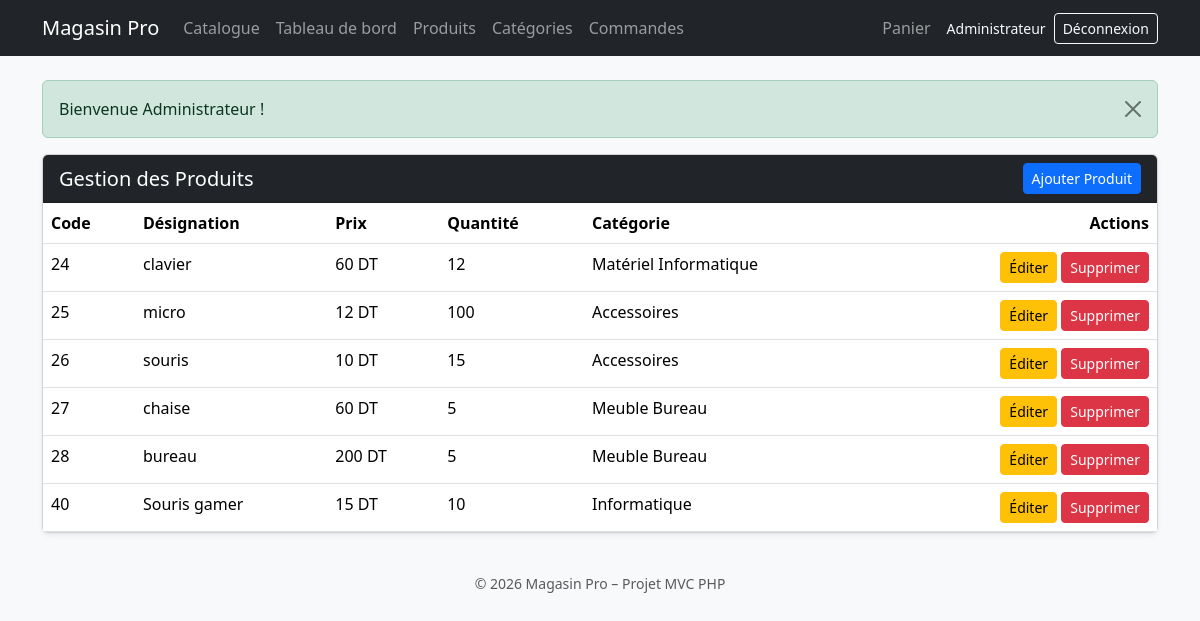
The page /index.php?controller=produit&action=index (signed in) on the database its author committed.
### tables this page shows
CREATE TABLE produit (
    code           INT AUTO_INCREMENT PRIMARY KEY,
    designation    VARCHAR(250) NOT NULL,
    prix           INT NOT NULL,
    qte            INT NOT NULL,
    code_categorie INT NOT NULL,
    CONSTRAINT fk_produit_categorie FOREIGN KEY (code_categorie) REFERENCES categorie(code)
);

CREATE TABLE categorie (
    code INT AUTO_INCREMENT PRIMARY KEY,
    nom  VARCHAR(50) NOT NULL
);

### app/Controllers/Controller.php (called while the page is built, shortened)
<?php
abstract class Controller
{
    protected function render(string $view, array $data = []): void
    {
        $data['user']      = Auth::user();
        $data['cartCount'] = Panier::count();
        $data['flash']     = $this->pullFlash();
        extract($data);
        require '../app/Views/layouts/header.php';
        require '../app/Views/' . $view . '.php';
        require '../app/Views/layouts/footer.php';
    }
    private function pullFlash(): ?array
    {
        $flash = $_SESSION['flash'] ?? null;
        return $flash;
    }
}

### app/Controllers/ProduitController.php (called while the page is built, shortened)
<?php
class ProduitController extends Controller
{
    private ProduitModel $produits;
    public function __construct()
    {
        $this->produits = new ProduitModel();
    }
    public function index(): void
    {
        $this->render('produits/index', [
            'title'    => 'Gestion des produits',
            'produits' => $this->produits->findAllWithCategorie(),
        ]);
    }
}

### public/index.php (called while the page is built, shortened)
<?php
require '../app/init.php';
$action         = isset($_GET['action']) ? $_GET['action'] : 'index';
$controller = new $className();
$controller->$action();

### app/init.php (called while the page is built, shortened)
<?php
function e($value): string
{
    return htmlspecialchars((string) $value, ENT_QUOTES, 'UTF-8');
}
function url(string $controller, string $action = 'index', array $params = []): string
{
    return 'index.php?' . http_build_query(['controller' => $controller, 'action' => $action] + $params);
}

### app/Models/ProduitModel.php (called while the page is built, shortened)
<?php
class ProduitModel extends Model
{
    public function findAllWithCategorie(): array
    {
        $sql = "SELECT p.code, p.designation, p.prix, p.qte, c.nom AS categorie
                FROM produit p LEFT JOIN categorie c ON p.code_categorie = c.code
                ORDER BY p.code";
        return $this->db->query($sql)->fetchAll();
    }
}

### app/Views/produits/index.php (the view, shortened to what this page needs)
<div class="card shadow-sm">
    <div class="card-header bg-dark text-white d-flex justify-content-between align-items-center">
        <h5 class="mb-0">Gestion des Produits</h5>
        <a href="<?= e(url('produit', 'form')) ?>" class="btn btn-primary btn-sm">Ajouter Produit</a>
    </div>
    <table class="table table-hover mb-0">
        <thead><tr><th>Code</th><th>Désignation</th><th>Prix</th><th>Quantité</th><th>Catégorie</th><th class="text-end">Actions</th></tr></thead>
        <tbody>
        <?php foreach ($produits as $p): ?>
            <tr>
                <td><?= e($p['code']) ?></td>
                <td><?= e($p['designation']) ?></td>
                <td><?= e($p['prix']) ?> DT</td>
                <td><?= e($p['qte']) ?></td>
                <td><?= e($p['categorie']) ?></td>
                <td class="text-end">
                    <a class="btn btn-warning btn-sm" href="<?= e(url('produit', 'form', ['code' => $p['code']])) ?>">Éditer</a>
                    <button type="button" class="btn btn-danger btn-sm" data-bs-toggle="modal" data-bs-target="#modalSupprimer"
                            data-code="<?= e($p['code']) ?>" data-designation="<?= e($p['designation']) ?>">Supprimer</button>
                </td>
            </tr>
        <?php endforeach; ?>
        </tbody>
    </table>
</div>

### public/assets/css/style.css (style rules this page uses)
.table th { font-weight: 600; }
.card-header h5 { font-weight: 500; }

### rows shown on the page
produit: code "24", designation "clavier", prix "60", qte "12", code_categorie.nom "Matériel Informatique"
produit: code "25", designation "micro", prix "12", qte "100", code_categorie.nom "Accessoires"
produit: code "26", designation "souris", prix "10", qte "15", code_categorie.nom "Accessoires"
produit: code "27", designation "chaise", prix "60", qte "5", code_categorie.nom "Meuble Bureau"
produit: code "28", designation "bureau", prix "200", qte "5", code_categorie.nom "Meuble Bureau"
produit: code "40", designation "Souris gamer", prix "15", qte "10", code_categorie.nom "Informatique"

### other values the page prints
$user['nom'] "Administrateur"
$flash[1] "Bienvenue Administrateur !"
